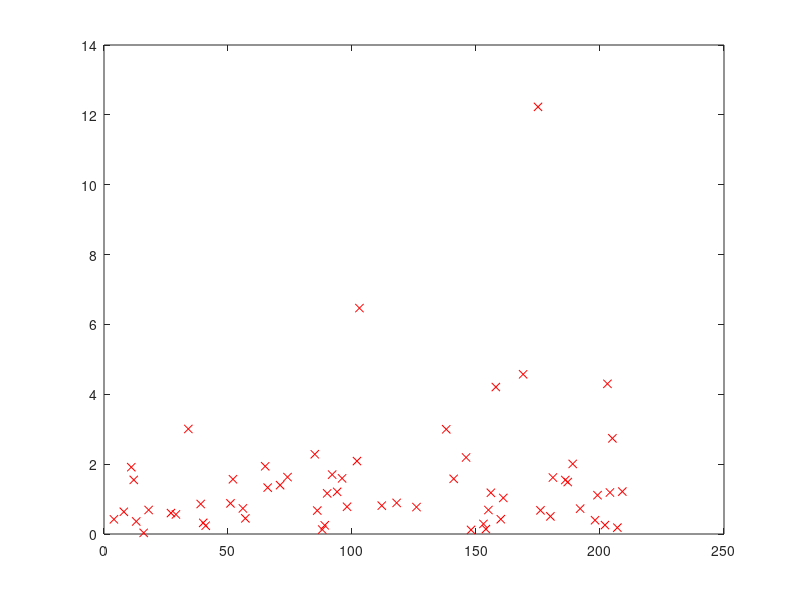

Source code (MATLAB):
clear ; close all; clc

%% ==================== Part 1: Basic Function ====================
% Complete warmUpExercise.m 
fprintf('Running warmUpExercise ... \n');
fprintf('5x5 Identity Matrix: \n');
%warmUpExercise()

fprintf('Program paused. Press enter to continue.\n');
%pause;


%% ======================= Part 2: Plotting =======================
fprintf('Plotting Data ...\n')
data = csvread('gapminder.csv');
%X = data(:, 1); y = data(:, 2);
%m = length(y); % number of training examples

%%csvread is not able to account for strings in quotation. 
%% Eg. Korea, North
%% Therefore, all those rows are left shifted once

rows = [43, 44, 85, 101, 102, 114, 115, 127, 212];
data(rows,:) = [data(rows,[2:end]),zeros(length(rows),1)];

data(0==data) = nan;

co2emissions = data(:,6);
oilperperson = data(:,11);
relectric = data(:,13);
urbanrate = data(:,16);


% Plot Data
% Note: You have to complete the code in plotData.m
%plotData(co2emissions, urbanrate);

figure; % open a new figure window

%plot (round(urbanrate/10), round(relectric/1000) ,'rx', 'MarkerSize', 10);
xlabel ('Urbanrate(in %)');
ylabel('Oil/person');

%clear; close all; clc
plot(oilperperson,'rx');
%fprintf('Program paused. Press enter to continue.\n');
